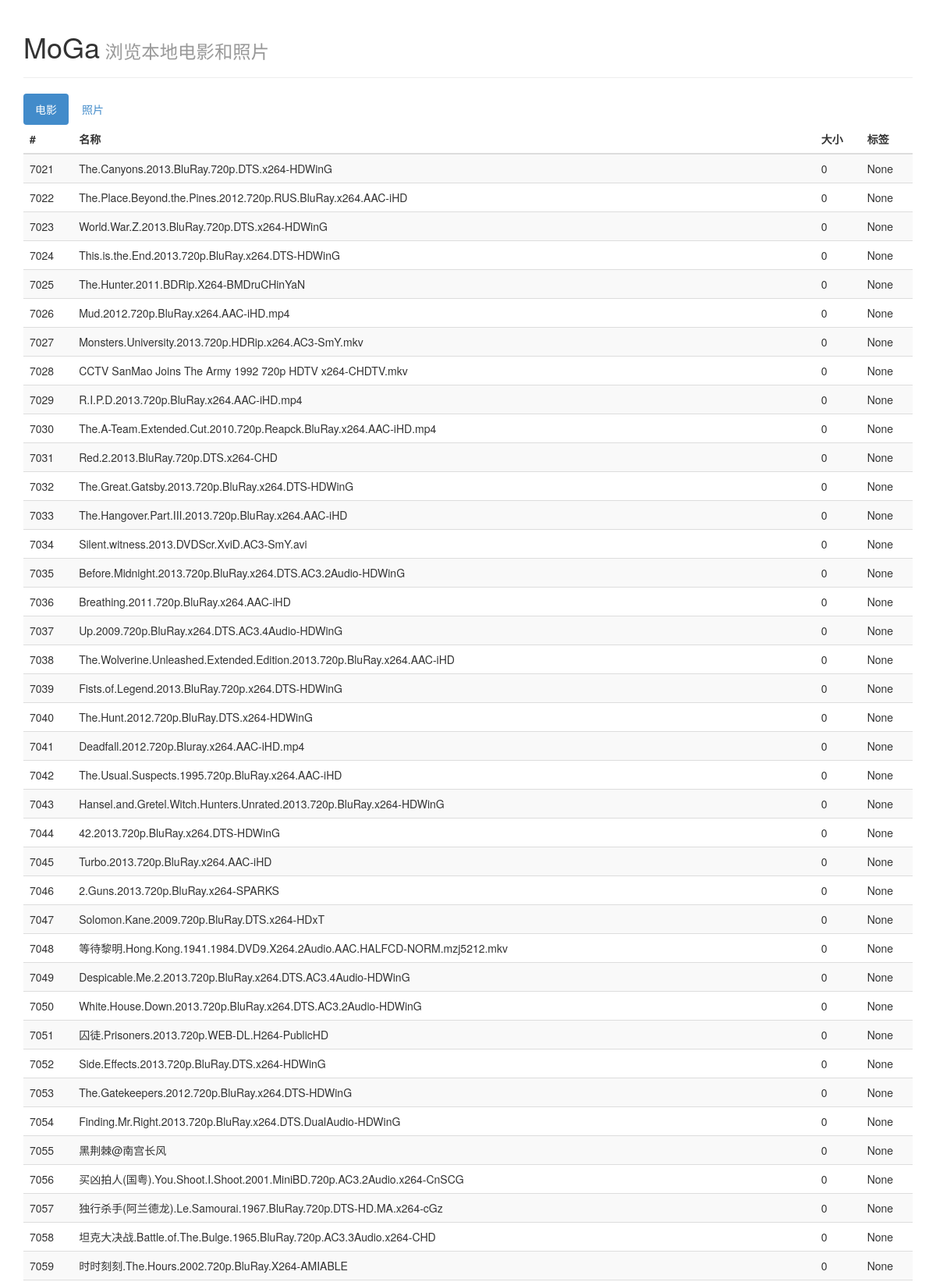
The page / (upper part) on the database its author committed.
### tables this page shows
CREATE TABLE films(
       id integer primary key autoincrement, 
       film_name text not null, 
       full_path text not null, 
       intro_md text, 
       intro_jpg text, 
       tags text
);

### moga.py (the view)
@app.route('/')
def show_films():
    db = get_db()
    cur = db.execute('select id, film_name, tags from films')
    films = cur.fetchall()
    return render_template('index.html', films = films)

### moga.py (called while the page is built)
def connect_db():
    rv = sqlite3.connect(app.config['DATABASE'])
    rv.text_factory = str
    rv.row_factory = sqlite3.Row
    return rv

def get_db():
    if not hasattr(g, 'sqlite_db'):
        g.sqlite_db = connect_db()
    return g.sqlite_db

### templates/index.html (shortened to what this page needs)
{% extends "layout.html" %}
{% block body %}
			<table class="table table-striped">
				<thead>
					<tr>
						<th>#</th>
						<th>名称</th>
						<th>大小</th>
						<th>标签</th>
					</tr>
				</thead>
				<tbody>
    {% for f in films %}
					<tr>
						<td>{{f.id}}</td>
						<td>{{f.film_name}}</td>
						<td>0</td>
						<td>{{f.tags}}</td>
					</tr>
  {% else %}
    <li><em>Unbelievable.  No film here so far</em>
  {% endfor %}
				</tbody>
			</table>
{% endblock %}

### templates/layout.html (shortened to what this page needs)
<!DOCTYPE html>
<html lang="zh">
<head>
	<link href="{{ url_for('static', filename='css/bootstrap.min.css' )}}" rel="stylesheet">
	<link href="{{ url_for('static', filename='css/style.css' )}}" rel="stylesheet">
</head>
<body>
<div class="container">
	<div class="row clearfix">
		<div class="col-md-12 column">
			<div class="page-header">
				<h1>
					MoGa<small> 浏览本地电影和照片</small>
				</h1>
			</div>
			<ul class="nav nav-pills">
				<li class="active">
					<a href="#">电影</a>
				</li>
				<li>
					<a href="#">照片</a>
				</li>
			</ul>
            {% block body %}{% endblock %}
		</div>
	</div>
</div>
</body>
</html>

### rows shown on the page
films: id "7021", film_name "The.Canyons.2013.BluRay.720p.DTS.x264-HDWinG", tags "None"
films: id "7022", film_name "The.Place.Beyond.the.Pines.2012.720p.RUS.BluRay.x264.AAC-iHD", tags "None"
films: id "7023", film_name "World.War.Z.2013.BluRay.720p.DTS.x264-HDWinG", tags "None"
films: id "7024", film_name "This.is.the.End.2013.720p.BluRay.x264.DTS-HDWinG", tags "None"
films: id "7025", film_name "The.Hunter.2011.BDRip.X264-BMDruCHinYaN", tags "None"
films: id "7026", film_name "Mud.2012.720p.BluRay.x264.AAC-iHD.mp4", tags "None"
films: id "7027", film_name "Monsters.University.2013.720p.HDRip.x264.AC3-SmY.mkv", tags "None"
films: id "7028", film_name "CCTV SanMao Joins The Army 1992 720p HDTV x264-CHDTV.mkv", tags "None"
films: id "7029", film_name "R.I.P.D.2013.720p.BluRay.x264.AAC-iHD.mp4", tags "None"
films: id "7030", film_name "The.A-Team.Extended.Cut.2010.720p.Reapck.BluRay.x264.AAC-iHD.mp4", tags "None"
films: id "7031", film_name "Red.2.2013.BluRay.720p.DTS.x264-CHD", tags "None"
films: id "7032", film_name "The.Great.Gatsby.2013.720p.BluRay.x264.DTS-HDWinG", tags "None"
films: id "7033", film_name "The.Hangover.Part.III.2013.720p.BluRay.x264.AAC-iHD", tags "None"
films: id "7034", film_name "Silent.witness.2013.DVDScr.XviD.AC3-SmY.avi", tags "None"
films: id "7035", film_name "Before.Midnight.2013.720p.BluRay.x264.DTS.AC3.2Audio-HDWinG", tags "None"
films: id "7036", film_name "Breathing.2011.720p.BluRay.x264.AAC-iHD", tags "None"
films: id "7037", film_name "Up.2009.720p.BluRay.x264.DTS.AC3.4Audio-HDWinG", tags "None"
films: id "7038", film_name "The.Wolverine.Unleashed.Extended.Edition.2013.720p.BluRay.x264.AAC-iHD", tags "None"
films: id "7039", film_name "Fists.of.Legend.2013.BluRay.720p.x264.DTS-HDWinG", tags "None"
films: id "7040", film_name "The.Hunt.2012.720p.BluRay.DTS.x264-HDWinG", tags "None"
films: id "7041", film_name "Deadfall.2012.720p.Bluray.x264.AAC-iHD.mp4", tags "None"
films: id "7042", film_name "The.Usual.Suspects.1995.720p.BluRay.x264.AAC-iHD", tags "None"
films: id "7043", film_name "Hansel.and.Gretel.Witch.Hunters.Unrated.2013.720p.BluRay.x264-HDWinG", tags "None"
films: id "7044", film_name "42.2013.720p.BluRay.x264.DTS-HDWinG", tags "None"
films: id "7045", film_name "Turbo.2013.720p.BluRay.x264.AAC-iHD", tags "None"
films: id "7046", film_name "2.Guns.2013.720p.BluRay.x264-SPARKS", tags "None"
films: id "7047", film_name "Solomon.Kane.2009.720p.BluRay.DTS.x264-HDxT", tags "None"
films: id "7048", film_name "等待黎明.Hong.Kong.1941.1984.DVD9.X264.2Audio.AAC.HALFCD-NORM.mzj5212.mkv", tags "None"
films: id "7049", film_name "Despicable.Me.2.2013.720p.BluRay.x264.DTS.AC3.4Audio-HDWinG", tags "None"
films: id "7050", film_name "White.House.Down.2013.720p.BluRay.x264.DTS.AC3.2Audio-HDWinG", tags "None"
films: id "7051", film_name "囚徒.Prisoners.2013.720p.WEB-DL.H264-PublicHD", tags "None"
films: id "7052", film_name "Side.Effects.2013.720p.BluRay.DTS.x264-HDWinG", tags "None"
films: id "7053", film_name "The.Gatekeepers.2012.720p.BluRay.x264.DTS-HDWinG", tags "None"
films: id "7054", film_name "Finding.Mr.Right.2013.720p.BluRay.x264.DTS.DualAudio-HDWinG", tags "None"
films: id "7055", film_name "黑荆棘@南宫长风", tags "None"
films: id "7056", film_name "买凶拍人(国粤).You.Shoot.I.Shoot.2001.MiniBD.720p.AC3.2Audio.x264-CnSCG", tags "None"
films: id "7057", film_name "独行杀手(阿兰德龙).Le.Samourai.1967.BluRay.720p.DTS-HD.MA.x264-cGz", tags "None"
films: id "7058", film_name "坦克大决战.Battle.of.The.Bulge.1965.BluRay.720p.AC3.3Audio.x264-CHD", tags "None"
films: id "7059", film_name "时时刻刻.The.Hours.2002.720p.BluRay.X264-AMIABLE", tags "None"
